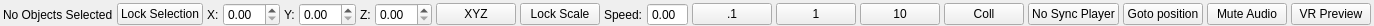
<?xml version="1.0" encoding="UTF-8"?>
<ui version="4.0">
 <class>CInfoBar</class>
 <widget class="QWidget" name="CInfoBar">
  <property name="geometry">
   <rect>
    <x>0</x>
    <y>0</y>
    <width>1239</width>
    <height>26</height>
   </rect>
  </property>
  <property name="sizePolicy">
   <sizepolicy hsizetype="Expanding" vsizetype="Fixed">
    <horstretch>0</horstretch>
    <verstretch>0</verstretch>
   </sizepolicy>
  </property>
  <property name="autoFillBackground">
   <bool>true</bool>
  </property>
  <property name="styleSheet">
   <string notr="true">b</string>
  </property>
  <layout class="QHBoxLayout" name="horizontalLayout" stretch="10,0,0,0,0,0,0,0,0,0,0,0,0,0,0,0,0,0,0,0,0,0,0">
   <property name="spacing">
    <number>4</number>
   </property>
   <property name="leftMargin">
    <number>3</number>
   </property>
   <property name="topMargin">
    <number>3</number>
   </property>
   <property name="rightMargin">
    <number>3</number>
   </property>
   <property name="bottomMargin">
    <number>0</number>
   </property>
   <item>
    <widget class="QLabel" name="m_statusText">
     <property name="sizePolicy">
      <sizepolicy hsizetype="Expanding" vsizetype="Preferred">
       <horstretch>0</horstretch>
       <verstretch>0</verstretch>
      </sizepolicy>
     </property>
     <property name="text">
      <string>No Objects Selected</string>
     </property>
     <property name="alignment">
      <set>Qt::AlignLeading|Qt::AlignLeft|Qt::AlignVCenter</set>
     </property>
    </widget>
   </item>
   <item>
    <widget class="QPushButton" name="m_lockSelection">
     <property name="text">
      <string>Lock Selection</string>
     </property>
     <property name="checkable">
      <bool>true</bool>
     </property>
    </widget>
   </item>
   <item>
    <widget class="QLabel" name="label_2">
     <property name="text">
      <string>X:</string>
     </property>
     <property name="alignment">
      <set>Qt::AlignLeading|Qt::AlignLeft|Qt::AlignVCenter</set>
     </property>
    </widget>
   </item>
   <item>
    <widget class="QNumberCtrl" name="m_posCtrlX">
     <property name="sizePolicy">
      <sizepolicy hsizetype="Maximum" vsizetype="Fixed">
       <horstretch>0</horstretch>
       <verstretch>0</verstretch>
      </sizepolicy>
     </property>
     <property name="alignment">
      <set>Qt::AlignCenter|Qt::AlignTrailing|Qt::AlignVCenter</set>
     </property>
    </widget>
   </item>
   <item>
    <widget class="QLabel" name="label_3">
     <property name="text">
      <string>Y:</string>
     </property>
     <property name="alignment">
      <set>Qt::AlignLeading|Qt::AlignLeft|Qt::AlignVCenter</set>
     </property>
    </widget>
   </item>
   <item>
    <widget class="QNumberCtrl" name="m_posCtrlY">
     <property name="sizePolicy">
      <sizepolicy hsizetype="Maximum" vsizetype="Fixed">
       <horstretch>0</horstretch>
       <verstretch>0</verstretch>
      </sizepolicy>
     </property>
     <property name="alignment">
      <set>Qt::AlignCenter|Qt::AlignTrailing|Qt::AlignVCenter</set>
     </property>
    </widget>
   </item>
   <item>
    <widget class="QLabel" name="label_4">
     <property name="text">
      <string>Z:</string>
     </property>
     <property name="alignment">
      <set>Qt::AlignLeading|Qt::AlignLeft|Qt::AlignVCenter</set>
     </property>
    </widget>
   </item>
   <item>
    <widget class="QNumberCtrl" name="m_posCtrlZ">
     <property name="sizePolicy">
      <sizepolicy hsizetype="Maximum" vsizetype="Fixed">
       <horstretch>0</horstretch>
       <verstretch>0</verstretch>
      </sizepolicy>
     </property>
     <property name="alignment">
      <set>Qt::AlignCenter|Qt::AlignTrailing|Qt::AlignVCenter</set>
     </property>
    </widget>
   </item>
   <item>
    <widget class="QPushButton" name="m_setVector">
     <property name="sizePolicy">
      <sizepolicy hsizetype="Fixed" vsizetype="Fixed">
       <horstretch>0</horstretch>
       <verstretch>0</verstretch>
      </sizepolicy>
     </property>
     <property name="text">
      <string>XYZ</string>
     </property>
    </widget>
   </item>
   <item>
    <widget class="QPushButton" name="m_vectorLock">
     <property name="text">
      <string>Lock Scale</string>
     </property>
     <property name="icon">
      <iconset resource="InfoBar.qrc">
       <normaloff>:/InfoBar/icon_lock.ico</normaloff>:/InfoBar/icon_lock.ico</iconset>
     </property>
     <property name="checkable">
      <bool>true</bool>
     </property>
    </widget>
   </item>
   <item>
    <widget class="QLabel" name="label_5">
     <property name="text">
      <string>Speed:</string>
     </property>
     <property name="alignment">
      <set>Qt::AlignLeading|Qt::AlignLeft|Qt::AlignVCenter</set>
     </property>
    </widget>
   </item>
   <item>
    <widget class="QDoubleSpinBox" name="m_moveSpeed">
     <property name="alignment">
      <set>Qt::AlignLeading|Qt::AlignLeft|Qt::AlignVCenter</set>
     </property>
     <property name="buttonSymbols">
      <enum>QAbstractSpinBox::NoButtons</enum>
     </property>
    </widget>
   </item>
   <item>
    <widget class="QPushButton" name="m_speed_01">
     <property name="sizePolicy">
      <sizepolicy hsizetype="Minimum" vsizetype="Fixed">
       <horstretch>0</horstretch>
       <verstretch>0</verstretch>
      </sizepolicy>
     </property>
     <property name="text">
      <string>.1</string>
     </property>
    </widget>
   </item>
   <item>
    <widget class="QPushButton" name="m_speed_1">
     <property name="sizePolicy">
      <sizepolicy hsizetype="Minimum" vsizetype="Fixed">
       <horstretch>0</horstretch>
       <verstretch>0</verstretch>
      </sizepolicy>
     </property>
     <property name="text">
      <string>1</string>
     </property>
    </widget>
   </item>
   <item>
    <widget class="QPushButton" name="m_speed_10">
     <property name="sizePolicy">
      <sizepolicy hsizetype="Minimum" vsizetype="Fixed">
       <horstretch>0</horstretch>
       <verstretch>0</verstretch>
      </sizepolicy>
     </property>
     <property name="text">
      <string>10</string>
     </property>
    </widget>
   </item>
   <item>
    <widget class="QPushButton" name="m_terrainCollision">
     <property name="toolTip">
      <string>Toggle Terrain Camera Collision (Q)</string>
     </property>
     <property name="text">
      <string>Coll</string>
     </property>
     <property name="icon">
      <iconset resource="InfoBar.qrc">
       <normaloff>:/InfoBar/icon_tcoll.ico</normaloff>:/InfoBar/icon_tcoll.ico</iconset>
     </property>
     <property name="checkable">
      <bool>true</bool>
     </property>
    </widget>
   </item>
   <item>
    <widget class="QPushButton" name="m_syncPlayerBtn">
     <property name="sizePolicy">
      <sizepolicy hsizetype="Preferred" vsizetype="Fixed">
       <horstretch>0</horstretch>
       <verstretch>0</verstretch>
      </sizepolicy>
     </property>
     <property name="toolTip">
      <string>Synchronize Player with Camera</string>
     </property>
     <property name="text">
      <string>No Sync Player</string>
     </property>
     <property name="checkable">
      <bool>true</bool>
     </property>
    </widget>
   </item>
   <item>
    <widget class="QPushButton" name="m_gotoPos">
     <property name="sizePolicy">
      <sizepolicy hsizetype="Preferred" vsizetype="Fixed">
       <horstretch>0</horstretch>
       <verstretch>0</verstretch>
      </sizepolicy>
     </property>
     <property name="text">
      <string>Goto position</string>
     </property>
    </widget>
   </item>
   <item>
    <widget class="QPushButton" name="m_muteBtn">
     <property name="sizePolicy">
      <sizepolicy hsizetype="Preferred" vsizetype="Fixed">
       <horstretch>0</horstretch>
       <verstretch>0</verstretch>
      </sizepolicy>
     </property>
     <property name="text">
      <string>Mute Audio</string>
     </property>
     <property name="checkable">
      <bool>true</bool>
     </property>
    </widget>
   </item>
   <item>
    <widget class="QPushButton" name="m_vrBtn">
     <property name="sizePolicy">
      <sizepolicy hsizetype="Preferred" vsizetype="Fixed">
       <horstretch>0</horstretch>
       <verstretch>0</verstretch>
      </sizepolicy>
     </property>
     <property name="text">
      <string>VR Preview</string>
     </property>
     <property name="checkable">
      <bool>true</bool>
     </property>
    </widget>
   </item>
  </layout>
 </widget>
 <customwidgets>
  <customwidget>
   <class>QNumberCtrl</class>
   <extends>QDoubleSpinBox</extends>
   <header>Controls/NumberCtrl.h</header>
  </customwidget>
 </customwidgets>
 <resources>
  <include location="InfoBar.qrc"/>
 </resources>
 <connections/>
</ui>
